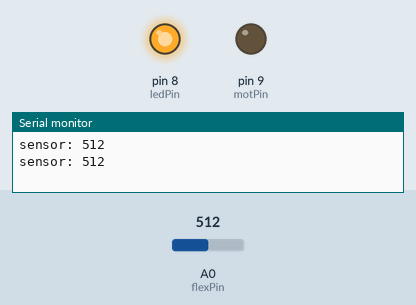
Simulated run of this sketch. Board: Arduino Uno, built with avr-gcc and run on an emulated ATmega328P. Parts: output pins drawn as LEDs (lit = HIGH), the last lines printed to the serial monitor. The test bench sets the inputs (shaded band); at power-on: A0 (flexPin) = 512.

Above: at 1.8 s.
1.9 s: A0 (flexPin) set to 12
3.4 s: A0 (flexPin) set to 9
At 4.4 s:
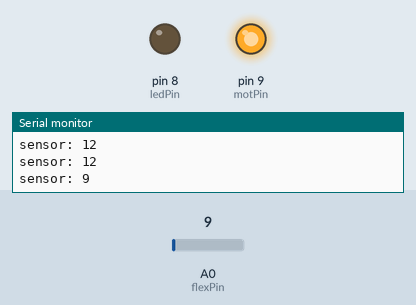
5.5 s: A0 (flexPin) set to 122
At 7.1 s:
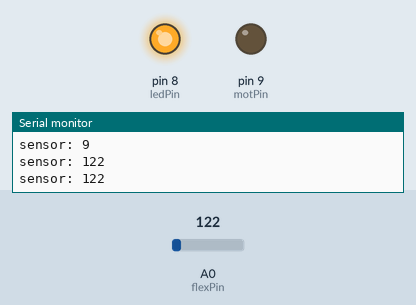
7.5 s: A0 (flexPin) set to 0
At 8.7 s:
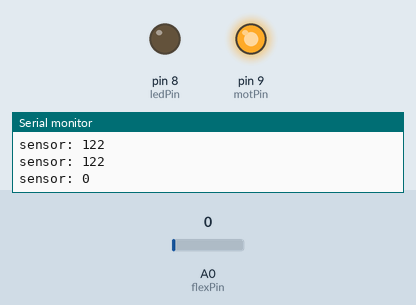
Timing chart, 0 to 10.5 s (numbered marks = the images above; inputs shaded):
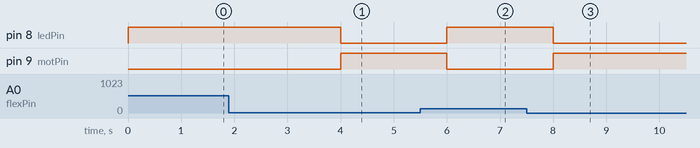

Measured:
- the behaviour switches between 11 and 10 on A0 (flexPin) (found by bisection; images 0 and 1)
- after the input at 3.4 s, pin 8 (ledPin): HIGH → LOW after 0.60 s; pin 9 (motPin): LOW → HIGH after 0.60 s
- after the input at 5.5 s, pin 8 (ledPin): LOW → HIGH after 0.50 s; pin 9 (motPin): HIGH → LOW after 0.50 s
- after the input at 7.5 s, pin 8 (ledPin): HIGH → LOW after 0.50 s; pin 9 (motPin): LOW → HIGH after 0.50 s

The sketch:

Gesture_Detecting_Hand_Gloves.ino
```cpp
const int flexPin=A0;
const int  ledPin=8;
const int  motPin=9;
void setup()
{
  Serial.begin(9600);
  pinMode(ledPin,OUTPUT);
  pinMode(motPin,OUTPUT);
}
void loop()
{
  int flexValue;
  flexValue=analogRead(flexPin);
  Serial.print("sensor: ");
  Serial.println(flexValue);
  if(flexValue>10)
  {
     digitalWrite(ledPin,HIGH);
   digitalWrite(motPin,LOW);
  }

  else
  {
     digitalWrite(ledPin,LOW);
     digitalWrite(motPin,HIGH);
  }
  delay(1000);
}
```
